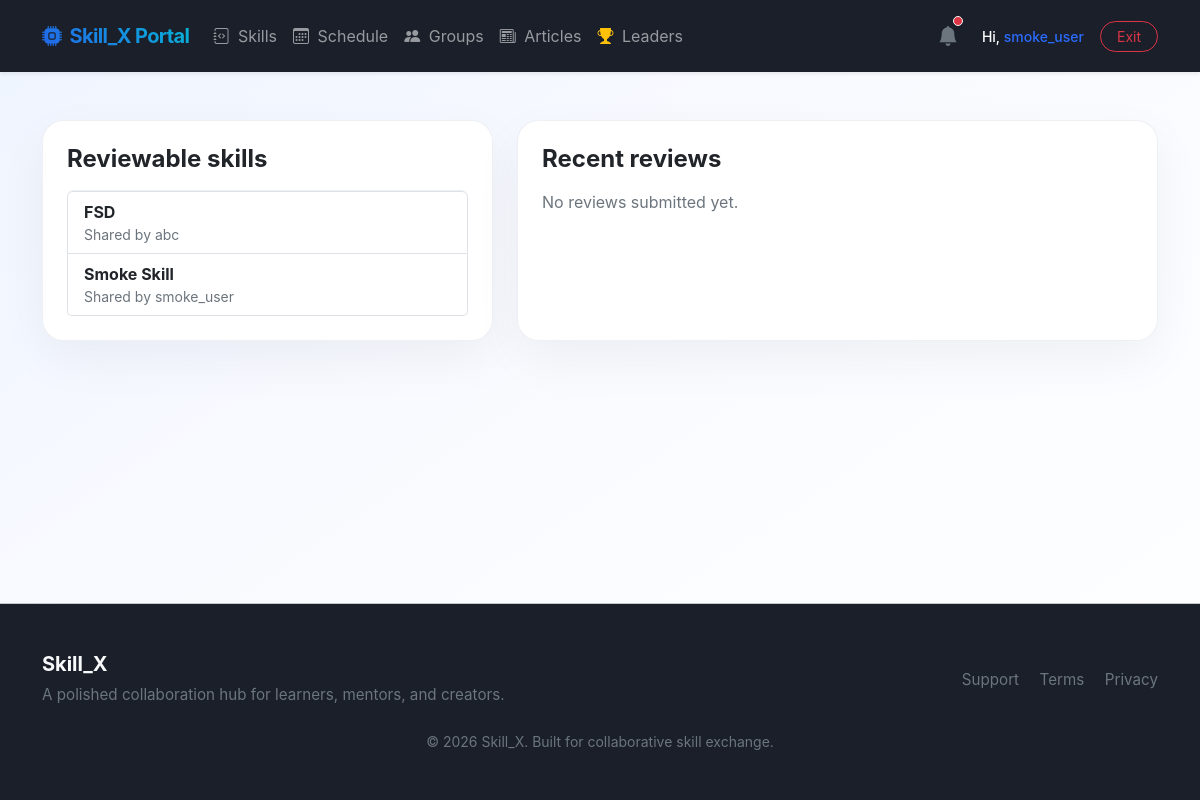
Page /reviews/ (signed in) on the committed database.
### skills/models.py (models this page shows, shortened)
class SkillNode(models.Model):
    owner = models.ForeignKey(User, on_delete=models.CASCADE, related_name='skills_provided')
    title = models.CharField(max_length=250)
    description = models.TextField()
    created_at = models.DateTimeField(auto_now_add=True)

### reviews/views.py (the view)
# urls.py: path('', views.reviews_dashboard, name='reviews_dashboard'),
@login_required
def reviews_dashboard(request):
    reviews = PerformanceReview.objects.select_related('skill', 'reviewer').order_by('-id')
    skills = SkillNode.objects.select_related('owner').order_by('title')
    return render(request, 'reviews/dashboard.html', {'reviews': reviews, 'skills': skills})

### accounts/context_processors.py (called while the page is built)
def platform_context(request):
    if request.user.is_authenticated:
        from accounts.models import RoleAssignment
        try:
            role_meta = RoleAssignment.objects.get(user=request.user)
            return {'USER_ROLE': role_meta.role}
        except RoleAssignment.DoesNotExist:
            return {'USER_ROLE': 'LEARNER'}
    return {'USER_ROLE': 'ANONYMOUS'}

### reviews/templates/reviews/dashboard.html (shortened to what this page needs)
{% extends 'base.html' %}
{% block content %}
<div class="row g-4">
    <div class="col-lg-5">
        <div class="card feature-card p-4 h-100">
            <h2 class="h4 fw-bold mb-3">Reviewable skills</h2>
            {% if skills %}
                <div class="list-group">
                    {% for skill in skills %}
                        <a href="{% url 'skill_detail' skill.id %}" class="list-group-item list-group-item-action">
                            <strong>{{ skill.title }}</strong>
                            <small class="text-secondary d-block">Shared by {{ skill.owner.username }}</small>
                        </a>
                    {% endfor %}
                </div>
            {% else %}
                <p class="text-secondary mb-0">No skills are available for review yet.</p>
            {% endif %}
        </div>
    </div>
    <div class="col-lg-7">
        <div class="card feature-card p-4 h-100">
            <h2 class="h4 fw-bold mb-3">Recent reviews</h2>
            {% if reviews %}
                <div class="list-group list-group-flush">
                    {% for review in reviews %}
                        <div class="list-group-item">
                            <div class="d-flex justify-content-between">
                                <strong>{{ review.skill.title }}</strong>
                                <span class="badge bg-warning text-dark">{{ review.score }}/5</span>
                            </div>
                            <p class="text-secondary small mb-1">{{ review.comment }}</p>
                            <small class="text-muted">By {{ review.reviewer.username }}</small>
                        </div>
                    {% endfor %}
                </div>
            {% else %}
                <p class="text-secondary mb-0">No reviews submitted yet.</p>
            {% endif %}
        </div>
    </div>
</div>
{% endblock %}

### skill_X/templates/navbar.html (shortened to what this page needs)
<nav class="navbar navbar-expand-lg navbar-dark bg-dark sticky-top shadow-sm">
    <div class="container">
        <a class="navbar-brand fw-bold text-gradient d-flex align-items-center" href="{% url 'dashboard' %}">
            <i class="bi bi-cpu-fill text-info me-2"></i> Skill_X Portal
        </a>
        <div class="collapse navbar-collapse" id="mainNavbar">
            <ul class="navbar-nav me-auto mb-2 mb-lg-0">
                <li class="nav-item"><a class="nav-link" href="{% url 'list_skills' %}"><i class="bi bi-journal-code me-1"></i> Skills</a></li>
                <li class="nav-item"><a class="nav-link" href="{% url 'calendar_matrix' %}"><i class="bi bi-calendar3 me-1"></i> Schedule</a></li>
                <li class="nav-item"><a class="nav-link" href="{% url 'list_groups' %}"><i class="bi bi-people-fill me-1"></i> Groups</a></li>
                <li class="nav-item"><a class="nav-link" href="{% url 'blog_list' %}"><i class="bi bi-newspaper me-1"></i> Articles</a></li>
                <li class="nav-item"><a class="nav-link" href="{% url 'global_scoreboard' %}"><i class="bi bi-trophy-fill text-warning me-1"></i> Leaders</a></li>
            </ul>
            <div class="d-flex align-items-center gap-3">
                {% if user.is_authenticated %}
                    <a href="{% url 'alert_inbox' %}" class="text-light position-relative me-2 decoration-none">
                        <i class="bi bi-bell-fill fs-5 text-secondary hover-light"></i>
                        <span class="position-absolute top-0 start-100 translate-middle p-1 bg-danger border border-light rounded-circle" style="width:8px; height:8px;"></span>
                    </a>
                    <a href="{% url 'view_and_edit_profile' %}" class="text-white text-decoration-none fw-medium small">
                        Hi, <span class="text-info">{{ user.username }}</span>
                    </a>
                    <form action="{% url 'logout' %}" method="post" class="m-0">
                        <button type="submit" class="btn btn-sm btn-outline-danger rounded-pill px-3">Exit</button>
                    </form>
                {% else %}
                    <a href="{% url 'login' %}" class="btn btn-sm btn-outline-light rounded-pill px-3">Sign In</a>
                    <a href="{% url 'register' %}" class="btn btn-sm btn-info text-dark fw-bold rounded-pill px-3">Join Us</a>
                {% endif %}
            </div>
        </div>
    </div>
</nav>

### static/style.css (style rules this page uses)
body { background: linear-gradient(145deg, #eef4ff 0%, #f8faff 40%, #ffffff 100%); min-height: 100vh; font-family: Inter, system-ui, -apple-system, BlinkMacSystemFont, "Segoe UI", sans-serif; }
.card { border-radius: 1.35rem; }
.navbar { padding-top: 1rem; padding-bottom: 1rem; }
.navbar-brand { font-weight: 800; letter-spacing: -0.03em; }
.bg-dark { background-color: #1a1f2a !important; }
.text-info { color: #2b6cff !important; }

### skill_X/templates/base.html (style rules this page uses)
body { background: linear-gradient(160deg, #f5f7ff 0%, #eef3ff 48%, #f8fcff 100%); font-family: Inter, system-ui, -apple-system, BlinkMacSystemFont, 'Segoe UI', Roboto, Oxygen, Ubuntu, Cantarell, sans-serif; min-height: 100vh; display: flex; flex-direction: column; }
.text-gradient { background: linear-gradient(45deg, #2563eb, #06b6d4); -webkit-background-clip: text; -webkit-text-fill-color: transparent; }
.feature-card { background: #ffffff; border-radius: 1.2rem; border: 1px solid rgba(148, 163, 184, 0.16); box-shadow: 0 18px 50px rgba(15, 23, 42, 0.05); }

### rows in the picture
SkillNode: title "FSD", owner.username "abc"
SkillNode: title "Smoke Skill", owner.username "smoke_user"

### other values in the picture
{{ user.username }} "smoke_user"
